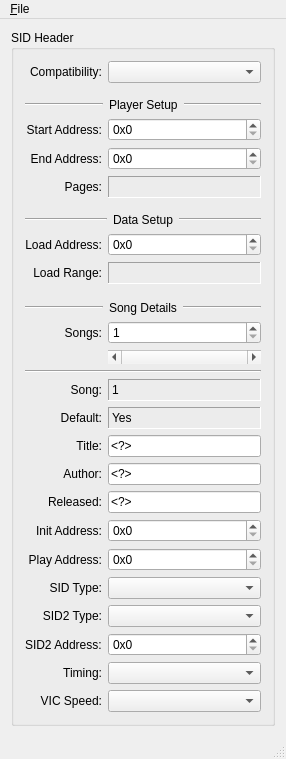
<?xml version="1.0" encoding="UTF-8"?>
<ui version="4.0">
 <class>sideditClass</class>
 <widget class="QMainWindow" name="sideditClass">
  <property name="geometry">
   <rect>
    <x>0</x>
    <y>0</y>
    <width>286</width>
    <height>706</height>
   </rect>
  </property>
  <property name="windowTitle">
   <string>sidedit</string>
  </property>
  <widget class="QWidget" name="centralWidget">
   <layout class="QHBoxLayout" name="horizontalLayout">
    <item>
     <widget class="QGroupBox" name="groupBox">
      <property name="sizePolicy">
       <sizepolicy hsizetype="MinimumExpanding" vsizetype="MinimumExpanding">
        <horstretch>0</horstretch>
        <verstretch>0</verstretch>
       </sizepolicy>
      </property>
      <property name="title">
       <string>SID Header</string>
      </property>
      <layout class="QGridLayout" name="gridLayout_2">
       <item row="7" column="0">
        <widget class="QLabel" name="label_4">
         <property name="text">
          <string>Load Address:</string>
         </property>
         <property name="alignment">
          <set>Qt::AlignRight|Qt::AlignTrailing|Qt::AlignVCenter</set>
         </property>
        </widget>
       </item>
       <item row="17" column="0">
        <widget class="QLabel" name="label_8">
         <property name="text">
          <string>Songs:</string>
         </property>
         <property name="alignment">
          <set>Qt::AlignRight|Qt::AlignTrailing|Qt::AlignVCenter</set>
         </property>
        </widget>
       </item>
       <item row="22" column="0">
        <widget class="QLabel" name="label_9">
         <property name="text">
          <string>Default:</string>
         </property>
         <property name="alignment">
          <set>Qt::AlignRight|Qt::AlignTrailing|Qt::AlignVCenter</set>
         </property>
        </widget>
       </item>
       <item row="27" column="0">
        <widget class="QLabel" name="lblCreditTitle">
         <property name="text">
          <string>Title:</string>
         </property>
         <property name="alignment">
          <set>Qt::AlignRight|Qt::AlignTrailing|Qt::AlignVCenter</set>
         </property>
        </widget>
       </item>
       <item row="28" column="0">
        <widget class="QLabel" name="lblCreditAuthor">
         <property name="text">
          <string>Author:</string>
         </property>
         <property name="alignment">
          <set>Qt::AlignRight|Qt::AlignTrailing|Qt::AlignVCenter</set>
         </property>
        </widget>
       </item>
       <item row="29" column="0">
        <widget class="QLabel" name="lblCreditReleased">
         <property name="text">
          <string>Released:</string>
         </property>
         <property name="alignment">
          <set>Qt::AlignRight|Qt::AlignTrailing|Qt::AlignVCenter</set>
         </property>
        </widget>
       </item>
       <item row="17" column="1">
        <widget class="QSpinBox" name="spnSongs">
         <property name="sizePolicy">
          <sizepolicy hsizetype="MinimumExpanding" vsizetype="Fixed">
           <horstretch>0</horstretch>
           <verstretch>0</verstretch>
          </sizepolicy>
         </property>
         <property name="minimum">
          <number>1</number>
         </property>
         <property name="maximum">
          <number>256</number>
         </property>
        </widget>
       </item>
       <item row="27" column="1">
        <widget class="QLineEdit" name="txtCreditTitle">
         <property name="sizePolicy">
          <sizepolicy hsizetype="MinimumExpanding" vsizetype="Fixed">
           <horstretch>0</horstretch>
           <verstretch>0</verstretch>
          </sizepolicy>
         </property>
         <property name="text">
          <string>&lt;?&gt;</string>
         </property>
         <property name="maxLength">
          <number>32</number>
         </property>
        </widget>
       </item>
       <item row="28" column="1">
        <widget class="QLineEdit" name="txtCreditAuthor">
         <property name="sizePolicy">
          <sizepolicy hsizetype="MinimumExpanding" vsizetype="Fixed">
           <horstretch>0</horstretch>
           <verstretch>0</verstretch>
          </sizepolicy>
         </property>
         <property name="text">
          <string>&lt;?&gt;</string>
         </property>
         <property name="maxLength">
          <number>32</number>
         </property>
        </widget>
       </item>
       <item row="29" column="1">
        <widget class="QLineEdit" name="txtCreditReleased">
         <property name="sizePolicy">
          <sizepolicy hsizetype="MinimumExpanding" vsizetype="Fixed">
           <horstretch>0</horstretch>
           <verstretch>0</verstretch>
          </sizepolicy>
         </property>
         <property name="text">
          <string>&lt;?&gt;</string>
         </property>
         <property name="maxLength">
          <number>32</number>
         </property>
        </widget>
       </item>
       <item row="8" column="0">
        <widget class="QLabel" name="label_5">
         <property name="text">
          <string>Load Range:</string>
         </property>
         <property name="alignment">
          <set>Qt::AlignRight|Qt::AlignTrailing|Qt::AlignVCenter</set>
         </property>
        </widget>
       </item>
       <item row="30" column="0">
        <widget class="QLabel" name="lblInitAddress">
         <property name="text">
          <string>Init Address:</string>
         </property>
         <property name="alignment">
          <set>Qt::AlignRight|Qt::AlignTrailing|Qt::AlignVCenter</set>
         </property>
        </widget>
       </item>
       <item row="31" column="0">
        <widget class="QLabel" name="lblPlayAddress">
         <property name="text">
          <string>Play Address:</string>
         </property>
         <property name="alignment">
          <set>Qt::AlignRight|Qt::AlignTrailing|Qt::AlignVCenter</set>
         </property>
        </widget>
       </item>
       <item row="18" column="1">
        <widget class="QScrollBar" name="sbrSong">
         <property name="sizePolicy">
          <sizepolicy hsizetype="MinimumExpanding" vsizetype="Fixed">
           <horstretch>0</horstretch>
           <verstretch>0</verstretch>
          </sizepolicy>
         </property>
         <property name="minimum">
          <number>1</number>
         </property>
         <property name="maximum">
          <number>1</number>
         </property>
         <property name="orientation">
          <enum>Qt::Horizontal</enum>
         </property>
        </widget>
       </item>
       <item row="37" column="0">
        <widget class="QLabel" name="lblVicSpeed">
         <property name="text">
          <string>VIC Speed:</string>
         </property>
         <property name="alignment">
          <set>Qt::AlignRight|Qt::AlignTrailing|Qt::AlignVCenter</set>
         </property>
        </widget>
       </item>
       <item row="37" column="1">
        <widget class="QComboBox" name="cboVicSpeed">
         <property name="sizePolicy">
          <sizepolicy hsizetype="MinimumExpanding" vsizetype="Fixed">
           <horstretch>0</horstretch>
           <verstretch>0</verstretch>
          </sizepolicy>
         </property>
        </widget>
       </item>
       <item row="21" column="0">
        <widget class="QLabel" name="label_17">
         <property name="text">
          <string>Song:</string>
         </property>
         <property name="alignment">
          <set>Qt::AlignRight|Qt::AlignTrailing|Qt::AlignVCenter</set>
         </property>
        </widget>
       </item>
       <item row="35" column="0">
        <widget class="QLabel" name="lblTiming">
         <property name="text">
          <string>Timing:</string>
         </property>
         <property name="alignment">
          <set>Qt::AlignRight|Qt::AlignTrailing|Qt::AlignVCenter</set>
         </property>
        </widget>
       </item>
       <item row="35" column="1">
        <widget class="QComboBox" name="cboTiming">
         <property name="sizePolicy">
          <sizepolicy hsizetype="MinimumExpanding" vsizetype="Fixed">
           <horstretch>0</horstretch>
           <verstretch>0</verstretch>
          </sizepolicy>
         </property>
        </widget>
       </item>
       <item row="32" column="0">
        <widget class="QLabel" name="lblSidType">
         <property name="text">
          <string>SID Type:</string>
         </property>
         <property name="alignment">
          <set>Qt::AlignRight|Qt::AlignTrailing|Qt::AlignVCenter</set>
         </property>
        </widget>
       </item>
       <item row="32" column="1">
        <widget class="QComboBox" name="cboSidType">
         <property name="sizePolicy">
          <sizepolicy hsizetype="MinimumExpanding" vsizetype="Fixed">
           <horstretch>0</horstretch>
           <verstretch>0</verstretch>
          </sizepolicy>
         </property>
        </widget>
       </item>
       <item row="22" column="1">
        <widget class="QStackedWidget" name="stkDefaultSong">
         <property name="currentIndex">
          <number>1</number>
         </property>
         <widget class="QPushButton" name="btnDefaultSong">
          <property name="text">
           <string>Set</string>
          </property>
         </widget>
         <widget class="QLabel" name="label_20">
          <property name="frameShape">
           <enum>QFrame::Panel</enum>
          </property>
          <property name="frameShadow">
           <enum>QFrame::Sunken</enum>
          </property>
          <property name="text">
           <string>Yes</string>
          </property>
         </widget>
        </widget>
       </item>
       <item row="19" column="0" colspan="2">
        <widget class="Line" name="line">
         <property name="orientation">
          <enum>Qt::Horizontal</enum>
         </property>
        </widget>
       </item>
       <item row="15" column="0" colspan="2">
        <widget class="QWidget" name="widget_3" native="true">
         <layout class="QHBoxLayout" name="horizontalLayout_4">
          <property name="leftMargin">
           <number>0</number>
          </property>
          <property name="rightMargin">
           <number>0</number>
          </property>
          <property name="bottomMargin">
           <number>0</number>
          </property>
          <item>
           <widget class="Line" name="line_7">
            <property name="sizePolicy">
             <sizepolicy hsizetype="Expanding" vsizetype="Fixed">
              <horstretch>0</horstretch>
              <verstretch>0</verstretch>
             </sizepolicy>
            </property>
            <property name="orientation">
             <enum>Qt::Horizontal</enum>
            </property>
           </widget>
          </item>
          <item>
           <widget class="QLabel" name="label_22">
            <property name="text">
             <string>Song Details</string>
            </property>
           </widget>
          </item>
          <item>
           <widget class="Line" name="line_4">
            <property name="sizePolicy">
             <sizepolicy hsizetype="Expanding" vsizetype="Fixed">
              <horstretch>0</horstretch>
              <verstretch>0</verstretch>
             </sizepolicy>
            </property>
            <property name="orientation">
             <enum>Qt::Horizontal</enum>
            </property>
           </widget>
          </item>
         </layout>
        </widget>
       </item>
       <item row="8" column="1">
        <widget class="QStackedWidget" name="stackedWidget_2">
         <property name="currentIndex">
          <number>0</number>
         </property>
         <widget class="QLabel" name="txtLoadRange">
          <property name="frameShape">
           <enum>QFrame::Panel</enum>
          </property>
          <property name="frameShadow">
           <enum>QFrame::Sunken</enum>
          </property>
          <property name="text">
           <string/>
          </property>
         </widget>
         <widget class="QPushButton" name="pushButton_4"/>
        </widget>
       </item>
       <item row="21" column="1">
        <widget class="QStackedWidget" name="stackedWidget_4">
         <property name="currentIndex">
          <number>0</number>
         </property>
         <widget class="QLabel" name="txtSong">
          <property name="frameShape">
           <enum>QFrame::Panel</enum>
          </property>
          <property name="frameShadow">
           <enum>QFrame::Sunken</enum>
          </property>
          <property name="text">
           <string>1</string>
          </property>
         </widget>
         <widget class="QPushButton" name="pushButton_3">
          <property name="text">
           <string/>
          </property>
         </widget>
        </widget>
       </item>
       <item row="30" column="1">
        <widget class="HexSpinBox" name="spnInitAddress">
         <property name="prefix">
          <string>0x</string>
         </property>
         <property name="maximum">
          <number>65535</number>
         </property>
        </widget>
       </item>
       <item row="31" column="1">
        <widget class="HexSpinBox" name="spnPlayAddress">
         <property name="prefix">
          <string>0x</string>
         </property>
         <property name="maximum">
          <number>65535</number>
         </property>
        </widget>
       </item>
       <item row="1" column="0" colspan="2">
        <widget class="QWidget" name="lblPlayerTitle" native="true">
         <layout class="QHBoxLayout" name="horizontalLayout_3">
          <property name="leftMargin">
           <number>0</number>
          </property>
          <property name="topMargin">
           <number>9</number>
          </property>
          <property name="rightMargin">
           <number>0</number>
          </property>
          <property name="bottomMargin">
           <number>0</number>
          </property>
          <item>
           <widget class="Line" name="line_5">
            <property name="sizePolicy">
             <sizepolicy hsizetype="Expanding" vsizetype="Fixed">
              <horstretch>0</horstretch>
              <verstretch>0</verstretch>
             </sizepolicy>
            </property>
            <property name="orientation">
             <enum>Qt::Horizontal</enum>
            </property>
           </widget>
          </item>
          <item>
           <widget class="QLabel" name="label_21">
            <property name="text">
             <string>Player Setup</string>
            </property>
           </widget>
          </item>
          <item>
           <widget class="Line" name="line_3">
            <property name="sizePolicy">
             <sizepolicy hsizetype="Expanding" vsizetype="Fixed">
              <horstretch>0</horstretch>
              <verstretch>0</verstretch>
             </sizepolicy>
            </property>
            <property name="orientation">
             <enum>Qt::Horizontal</enum>
            </property>
           </widget>
          </item>
         </layout>
        </widget>
       </item>
       <item row="4" column="0">
        <widget class="QLabel" name="lblPlayerEnd">
         <property name="text">
          <string>End Address:</string>
         </property>
         <property name="alignment">
          <set>Qt::AlignRight|Qt::AlignTrailing|Qt::AlignVCenter</set>
         </property>
        </widget>
       </item>
       <item row="3" column="0">
        <widget class="QLabel" name="lblPlayerStart">
         <property name="text">
          <string>Start Address:</string>
         </property>
         <property name="alignment">
          <set>Qt::AlignRight|Qt::AlignTrailing|Qt::AlignVCenter</set>
         </property>
        </widget>
       </item>
       <item row="6" column="0" colspan="2">
        <widget class="QWidget" name="widget" native="true">
         <property name="sizePolicy">
          <sizepolicy hsizetype="Expanding" vsizetype="Preferred">
           <horstretch>0</horstretch>
           <verstretch>0</verstretch>
          </sizepolicy>
         </property>
         <layout class="QHBoxLayout" name="horizontalLayout_2">
          <property name="leftMargin">
           <number>0</number>
          </property>
          <property name="topMargin">
           <number>9</number>
          </property>
          <property name="rightMargin">
           <number>0</number>
          </property>
          <property name="bottomMargin">
           <number>0</number>
          </property>
          <item>
           <widget class="Line" name="line_6">
            <property name="sizePolicy">
             <sizepolicy hsizetype="Expanding" vsizetype="Fixed">
              <horstretch>0</horstretch>
              <verstretch>0</verstretch>
             </sizepolicy>
            </property>
            <property name="orientation">
             <enum>Qt::Horizontal</enum>
            </property>
           </widget>
          </item>
          <item>
           <widget class="QLabel" name="label_16">
            <property name="sizePolicy">
             <sizepolicy hsizetype="Preferred" vsizetype="Preferred">
              <horstretch>0</horstretch>
              <verstretch>0</verstretch>
             </sizepolicy>
            </property>
            <property name="text">
             <string>Data Setup</string>
            </property>
           </widget>
          </item>
          <item>
           <widget class="Line" name="line_2">
            <property name="sizePolicy">
             <sizepolicy hsizetype="Expanding" vsizetype="Fixed">
              <horstretch>0</horstretch>
              <verstretch>0</verstretch>
             </sizepolicy>
            </property>
            <property name="orientation">
             <enum>Qt::Horizontal</enum>
            </property>
           </widget>
          </item>
         </layout>
        </widget>
       </item>
       <item row="7" column="1">
        <widget class="HexSpinBox" name="spnLoadAddress">
         <property name="prefix">
          <string>0x</string>
         </property>
         <property name="maximum">
          <number>65535</number>
         </property>
        </widget>
       </item>
       <item row="3" column="1">
        <widget class="HexSpinBox" name="spnPlayerStart">
         <property name="prefix">
          <string>0x</string>
         </property>
         <property name="maximum">
          <number>65535</number>
         </property>
        </widget>
       </item>
       <item row="4" column="1">
        <widget class="HexSpinBox" name="spnPlayerEnd">
         <property name="prefix">
          <string>0x</string>
         </property>
         <property name="maximum">
          <number>65535</number>
         </property>
        </widget>
       </item>
       <item row="5" column="0">
        <widget class="QLabel" name="lblPlayerRange">
         <property name="text">
          <string>Pages:</string>
         </property>
         <property name="alignment">
          <set>Qt::AlignRight|Qt::AlignTrailing|Qt::AlignVCenter</set>
         </property>
        </widget>
       </item>
       <item row="5" column="1">
        <widget class="QStackedWidget" name="stackedWidget_3">
         <widget class="QLabel" name="txtPlayerPages">
          <property name="frameShape">
           <enum>QFrame::Panel</enum>
          </property>
          <property name="frameShadow">
           <enum>QFrame::Sunken</enum>
          </property>
          <property name="text">
           <string/>
          </property>
         </widget>
         <widget class="QPushButton" name="pushButton_2"/>
        </widget>
       </item>
       <item row="0" column="0">
        <widget class="QLabel" name="lblPlayerType">
         <property name="text">
          <string>Compatibility:</string>
         </property>
         <property name="alignment">
          <set>Qt::AlignRight|Qt::AlignTrailing|Qt::AlignVCenter</set>
         </property>
        </widget>
       </item>
       <item row="0" column="1">
        <widget class="QComboBox" name="cboPlayerType">
         <property name="sizePolicy">
          <sizepolicy hsizetype="MinimumExpanding" vsizetype="Fixed">
           <horstretch>0</horstretch>
           <verstretch>0</verstretch>
          </sizepolicy>
         </property>
        </widget>
       </item>
       <item row="33" column="1">
        <widget class="QComboBox" name="cboSid2Type"/>
       </item>
       <item row="33" column="0">
        <widget class="QLabel" name="lblSid2Type">
         <property name="text">
          <string>SID2 Type:</string>
         </property>
         <property name="alignment">
          <set>Qt::AlignRight|Qt::AlignTrailing|Qt::AlignVCenter</set>
         </property>
        </widget>
       </item>
       <item row="34" column="0">
        <widget class="QLabel" name="lblSid2Address">
         <property name="text">
          <string>SID2 Address:</string>
         </property>
        </widget>
       </item>
       <item row="34" column="1">
        <widget class="HexSpinBox" name="spnSid2Address">
         <property name="prefix">
          <string>0x</string>
         </property>
         <property name="maximum">
          <number>65535</number>
         </property>
        </widget>
       </item>
      </layout>
     </widget>
    </item>
   </layout>
  </widget>
  <widget class="QMenuBar" name="menuBar">
   <property name="geometry">
    <rect>
     <x>0</x>
     <y>0</y>
     <width>286</width>
     <height>21</height>
    </rect>
   </property>
   <widget class="QMenu" name="menu_File">
    <property name="title">
     <string>&amp;File</string>
    </property>
    <addaction name="actionNew"/>
    <addaction name="action_Open"/>
    <addaction name="separator"/>
    <addaction name="action_Save"/>
    <addaction name="actionSave_As"/>
    <addaction name="separator"/>
    <addaction name="actionE_xit"/>
   </widget>
   <addaction name="menu_File"/>
  </widget>
  <widget class="QStatusBar" name="statusBar"/>
  <action name="actionNew">
   <property name="icon">
    <iconset resource="sidedit.qrc">
     <normaloff>:/images/new.png</normaloff>:/images/new.png</iconset>
   </property>
   <property name="text">
    <string>&amp;New</string>
   </property>
   <property name="toolTip">
    <string>Create a new file</string>
   </property>
   <property name="shortcut">
    <string>Ctrl+N</string>
   </property>
  </action>
  <action name="action_Open">
   <property name="icon">
    <iconset resource="sidedit.qrc">
     <normaloff>:/images/open.png</normaloff>:/images/open.png</iconset>
   </property>
   <property name="text">
    <string>&amp;Open...</string>
   </property>
   <property name="toolTip">
    <string>Open an existing file</string>
   </property>
   <property name="shortcut">
    <string>Ctrl+O</string>
   </property>
  </action>
  <action name="action_Save">
   <property name="enabled">
    <bool>true</bool>
   </property>
   <property name="icon">
    <iconset resource="sidedit.qrc">
     <normaloff>:/images/save.png</normaloff>:/images/save.png</iconset>
   </property>
   <property name="text">
    <string>&amp;Save</string>
   </property>
   <property name="toolTip">
    <string>Save the document to disk</string>
   </property>
   <property name="shortcut">
    <string>Ctrl+X</string>
   </property>
  </action>
  <action name="actionSave_As">
   <property name="text">
    <string>Save &amp;As...</string>
   </property>
   <property name="toolTip">
    <string>Save the document under a new name</string>
   </property>
  </action>
  <action name="actionE_xit">
   <property name="text">
    <string>E&amp;xit</string>
   </property>
   <property name="toolTip">
    <string>Exit the application</string>
   </property>
  </action>
 </widget>
 <layoutdefault spacing="6" margin="11"/>
 <customwidgets>
  <customwidget>
   <class>HexSpinBox</class>
   <extends>QSpinBox</extends>
   <header>hexspinbox.h</header>
  </customwidget>
 </customwidgets>
 <resources>
  <include location="sidedit.qrc"/>
 </resources>
 <connections>
  <connection>
   <sender>actionNew</sender>
   <signal>triggered()</signal>
   <receiver>sideditClass</receiver>
   <slot>_new()</slot>
   <hints>
    <hint type="sourcelabel">
     <x>-1</x>
     <y>-1</y>
    </hint>
    <hint type="destinationlabel">
     <x>142</x>
     <y>353</y>
    </hint>
   </hints>
  </connection>
  <connection>
   <sender>action_Open</sender>
   <signal>triggered()</signal>
   <receiver>sideditClass</receiver>
   <slot>_open()</slot>
   <hints>
    <hint type="sourcelabel">
     <x>-1</x>
     <y>-1</y>
    </hint>
    <hint type="destinationlabel">
     <x>142</x>
     <y>353</y>
    </hint>
   </hints>
  </connection>
  <connection>
   <sender>action_Save</sender>
   <signal>triggered()</signal>
   <receiver>sideditClass</receiver>
   <slot>_save()</slot>
   <hints>
    <hint type="sourcelabel">
     <x>-1</x>
     <y>-1</y>
    </hint>
    <hint type="destinationlabel">
     <x>142</x>
     <y>353</y>
    </hint>
   </hints>
  </connection>
  <connection>
   <sender>actionSave_As</sender>
   <signal>triggered()</signal>
   <receiver>sideditClass</receiver>
   <slot>_saveAs()</slot>
   <hints>
    <hint type="sourcelabel">
     <x>-1</x>
     <y>-1</y>
    </hint>
    <hint type="destinationlabel">
     <x>142</x>
     <y>353</y>
    </hint>
   </hints>
  </connection>
  <connection>
   <sender>actionE_xit</sender>
   <signal>triggered()</signal>
   <receiver>sideditClass</receiver>
   <slot>close()</slot>
   <hints>
    <hint type="sourcelabel">
     <x>-1</x>
     <y>-1</y>
    </hint>
    <hint type="destinationlabel">
     <x>142</x>
     <y>353</y>
    </hint>
   </hints>
  </connection>
 </connections>
 <slots>
  <slot>_new()</slot>
  <slot>_open()</slot>
  <slot>_save()</slot>
  <slot>_saveAs()</slot>
 </slots>
</ui>
